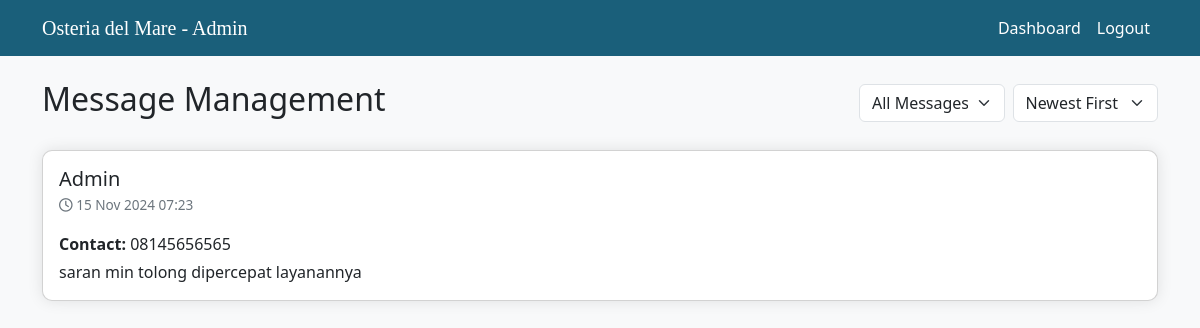
/admin/messages.php (signed in), run on the app's committed database.
### tables this page shows
CREATE TABLE `contact` (
  `id` int(11) NOT NULL,
  `name` varchar(100) NOT NULL,
  `contact_number` varchar(20) NOT NULL,
  `message` text NOT NULL,
  `status` enum('unread','read') DEFAULT 'unread',
  `created_at` timestamp NOT NULL DEFAULT current_timestamp()
);

### admin/messages.php (the view, shortened to what this page needs)
<?php
require_once 'database/config.php';
$sort = isset($_GET['sort']) ? $_GET['sort'] : 'newest';
$filter = isset($_GET['filter']) ? $_GET['filter'] : 'all';
try {
    $query = "SELECT * FROM contact";
    if($sort === 'oldest') {
        $query .= " ORDER BY created_at ASC";
    } else {
        $query .= " ORDER BY created_at DESC";
    }
    $stmt = $pdo->query($query);
    $messages = $stmt->fetchAll();
} catch(PDOException $e) {
    echo "Error: " . $e->getMessage();
    die();
}
?>
<!DOCTYPE html>
<html lang="en">
<head>
    <link href="https://cdn.jsdelivr.net/npm/bootstrap@5.3.0/dist/css/bootstrap.min.css" rel="stylesheet">
    <link rel="stylesheet" href="https://cdnjs.cloudflare.com/ajax/libs/font-awesome/6.0.0/css/all.min.css">
</head>
<body class="bg-light">
    <nav class="navbar navbar-expand-lg mb-4">
        <div class="container">
            <a class="navbar-brand" href="#">Osteria del Mare - Admin</a>
            <div class="collapse navbar-collapse" id="navbarNav">
                <ul class="navbar-nav ms-auto">
                    <li class="nav-item">
                        <a class="nav-link" href="dashboard.php">Dashboard</a>
                    </li>
                    <li class="nav-item">
                        <a class="nav-link" href="logout.php">Logout</a>
                    </li>
                </ul>
            </div>
        </div>
    </nav>
    <div class="container">
        <div class="d-flex justify-content-between align-items-center mb-4">
            <h2>Message Management</h2>
            <div class="filters d-flex gap-2">
                <select class="form-select" onchange="window.location.href='?sort=<?php echo $sort; ?>&filter=' + this.value">
                    <option value="all" <?php echo $filter === 'all' ? 'selected' : ''; ?>>All Messages</option>
                </select>
                <select class="form-select" onchange="window.location.href='?filter=<?php echo $filter; ?>&sort=' + this.value">
                    <option value="newest" <?php echo $sort === 'newest' ? 'selected' : ''; ?>>Newest First</option>
                </select>
            </div>
        </div>
        <?php foreach($messages as $message): ?>
            <div class="card message-card <?php echo $message['status'] === 'unread' ? 'unread' : ''; ?>">
                <div class="card-body">
                    <div class="d-flex justify-content-between align-items-start">
                        <div>
                            <h5 class="card-title mb-1">
                                <?php echo htmlspecialchars($message['name']); ?>
                            </h5>
                            <p class="message-date mb-2">
                                <i class="far fa-clock"></i>
                                <?php echo date('d M Y H:i', strtotime($message['created_at'])); ?>
                            </p>
                        </div>
                    </div>
                    <div class="mt-2">
                        <p class="mb-1"><strong>Contact:</strong> <?php echo htmlspecialchars($message['contact_number']); ?></p>
                        <p class="card-text"><?php echo nl2br(htmlspecialchars($message['message'])); ?></p>
                    </div>
                </div>
            </div>
        <?php endforeach; ?>
    </div>
</body>
</html>

### admin/messages.php (style rules this page uses)
.navbar { background-color: #1A5F7A; }
.navbar-brand { color: white !important; font-family: 'Palatino', serif; }
.nav-link { color: white !important; }
.message-card { border-radius: 10px; box-shadow: 0 0 15px rgba(0,0,0,0.1); margin-bottom: 1rem; transition: transform 0.2s; }
.message-date { font-size: 0.85rem; color: #6c757d; }
.filters select { min-width: 120px; }

### data on the page
contact: name "Admin", created_at "15 Nov 2024 07:23", contact_number "08145656565", message "saran min tolong dipercepat layanannya"
